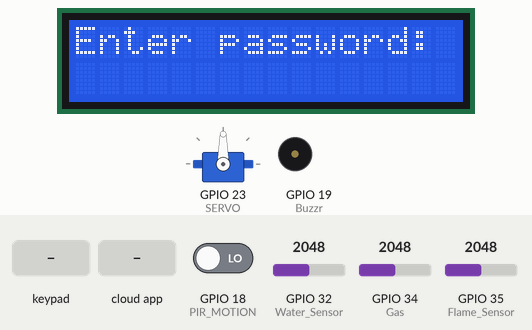
Simulated run of this program. Board: ESP32. On the bench: 16×2 character LCD, servo, buzzer (waves = sounding, pin HIGH). Inputs (shaded band) come from the test bench; at power-on: GPIO 32 (Water_Sensor) = 2048, GPIO 34 (Gas) = 2048, GPIO 18 (PIR_MOTION) LOW, GPIO 35 (Flame_Sensor) = 2048. WiFi joins after 1.5 s; servers stay silent unless stated; the Firebase database answers and starts empty; what the program prints to the serial monitor is not drawn.

Above: at 2.3 s.
2.4 s: keypad keys 1 3 1 2 1 4 2 7 # pressed 0.4 s apart
At 6.2 s:
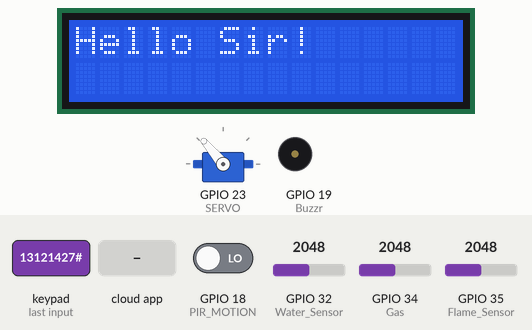
7.5 s: GPIO 32 (Water_Sensor) set to 2123
At 8.8 s:
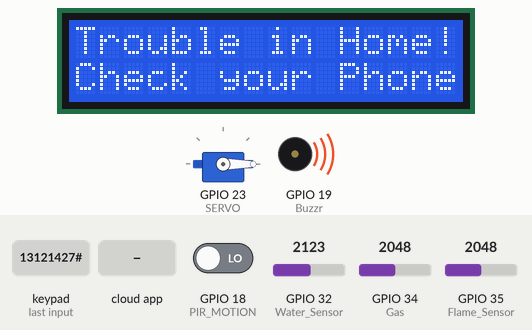
9.3 s: GPIO 32 (Water_Sensor) set to 2047
At 10.6 s:
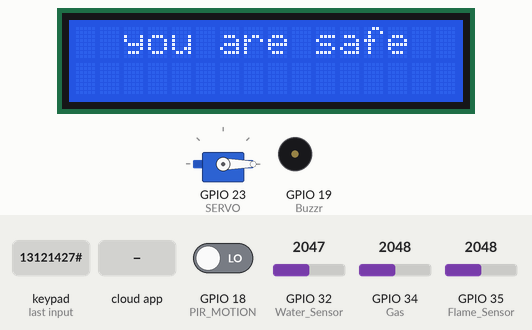
11.2 s: GPIO 34 (Gas) set to 2115
At 13.0 s:
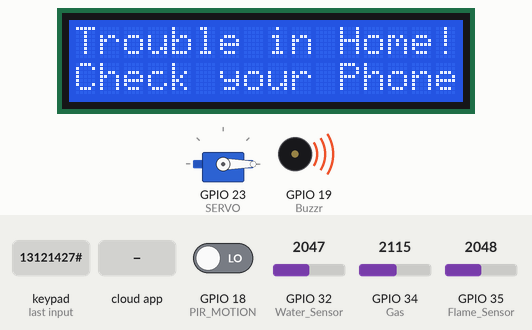
13.3 s: the phone or cloud app sets door_angle to 1
At 14.7 s:
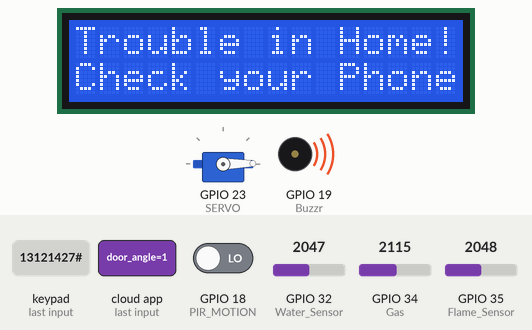
Timing chart, 0 to 16.3 s (numbered marks = the images above; inputs shaded):
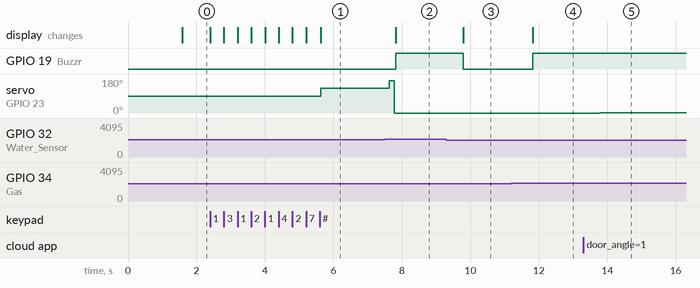

Measured:
- the behaviour switches between 2088 and 2089 on GPIO 32 (Water_Sensor) (found by bisection; images 1 and 2)
- the behaviour switches between 2088 and 2089 on GPIO 34 (Gas) (found by bisection; images 3 and 4)
- after the input at 2.4 s, servo on GPIO 23 (SERVO): 90° → 130° after 3.2 s; the display: first changes at once (image 1 shows a later state)
- after the input at 7.5 s, GPIO 19 (Buzzr): LOW → HIGH after 0.32 s; the display: changes after 0.32 s (image 2)
- after the input at 9.3 s, GPIO 19 (Buzzr): HIGH → LOW after 0.50 s; the display: changes after 0.50 s (image 3)
- after the input at 11.2 s, GPIO 19 (Buzzr): LOW → HIGH after 0.62 s; the display: changes after 0.62 s (image 4)
- after the input at 13.3 s, servo on GPIO 23 (SERVO): 0° → 1° after 0.49 s

The program:

main.cpp
```cpp
// Needed Libraries
// Wires for I2C
#include <Wire.h>
// Wifi for ESP
#include <WiFi.h>
// Needed Firebase Functions
#include <Firebase_ESP_Client.h>
// Moving Door
#include <ESP32Servo.h>
// Keypad
#include <Keypad.h>
// LCD
#include <LiquidCrystal_I2C.h>
// Provide the token generation process info.
#include "addons/TokenHelper.h"
// Provide the RTDB payload printing info and other helper functions.
#include "addons/RTDBHelper.h"
/*                            FireBase                             */
////////////////////////////////////////////////////////////////////
/* 1. Define the API Key */
#define API_KEY "AIzaSyDADshUI7Rjw6jynScYy5-6RYRgbZrs9mk"
/* 2. Define the RTDB URL */
#define DATABASE_URL "https://fir-visualstudio-d089e-default-rtdb.firebaseio.com/"
/* 3. Define Wifi for Esp Connection */
#define WIFI_SSID "MEMO"
#define WIFI_PASSWORD "FCbarcelona2009"
/* All Needed Packges for making Connection with Firebase*/
FirebaseData fbdo;
FirebaseAuth auth;
FirebaseConfig config;
/* Storing User ID*/
String uid;
// Database main path (to be updated in setup with the user UID)
String databasePath;
// Database child nodes
String GasPath = "/Gas";
String FlamePath = "/Flame";
String WaterPath = "/Water";
String MotionPath = "/Motion";
String DoorPath = "/Door/door_angle";
// Declare Needed Values
int gasValue;
int gasValuePercents;
int flameValue;
int flameValuePercents;
int waterValue;
int waterValuePercents;
int MotionValue;
////////////////////////////////////////////////////////////////////
// Servo connection
#define SERVO 23
    Servo Door;
// Gas connection
#define Gas 34
// Pir motion Connection
#define PIR_MOTION 18
// Flame Sensor Connection
#define Flame_Sensor 35
// Water Sensor Connection
#define Water_Sensor 32
// Buzzr Connection
#define Buzzr 19
// Keypad Connection
const byte ROWS = 4;
const byte COLS = 3;
char keys[ROWS][COLS] = {
    {'1', '2', '3'},
    {'4', '5', '6'},
    {'7', '8', '9'},
    {'*', '0', '#'}};
byte rowPins[ROWS] = {13, 12, 14, 27}; // Change these pins to match your wiring
byte colPins[COLS] = {26,25,33}; // Change these pins to match your wiring
Keypad keypad = Keypad(makeKeymap(keys), rowPins, colPins, ROWS, COLS);
// LCD Connection
LiquidCrystal_I2C lcd(0x27, 16, 2);
unsigned long sendDataPrevMillis = 0;
/*Defining Keypad Password Giving*/
String readKeypadInput()
{
  String password = "";
  lcd.setCursor(0, 0);
  lcd.print("Enter password:");
  lcd.setCursor(0, 1);
  char key = keypad.getKey();

  while (key != '#')
  {
    if (key != NO_KEY)
    {
      password += key;
      Serial.print(key);
      lcd.print("*");
    }
    key = keypad.getKey(); // Read the keypad input inside the loop
  }
  return password;
}
void setup()
{
  // Starting Serial
  Serial.begin(115200);
  // Initializing LCD
  lcd.init();
  // Starting lighting of backlight lcd
  lcd.backlight();
  // getting Water reads
  pinMode(Water_Sensor,INPUT);
  // starting buzzr sound
  pinMode(Buzzr,OUTPUT);
  // Getting Pir Reads
  pinMode(PIR_MOTION, INPUT);
  // Getting Gas Reads
  pinMode(Gas, INPUT);
  // Getting Flame Reads
  pinMode(Flame_Sensor, INPUT);
  // Starting Servo
  Door.attach(SERVO);
  /*                !!WIFI!!                */
  WiFi.begin(WIFI_SSID, WIFI_PASSWORD);
  while (WiFi.status() != WL_CONNECTED) {
    delay(300);
  }
  ////////////////////////////////////////////
  /*Auth System*/
  auth.user.email = "mahmoudessam@gmail.com";
  auth.user.password = readKeypadInput();
  ////////////////////////////////////////////
  lcd.clear();
  lcd.setCursor(0,0);
  lcd.print("Loading...");
  /*Configurations For Api and Database*/
  config.api_key = API_KEY;
  config.database_url = DATABASE_URL;
  config.token_status_callback = tokenStatusCallback;
  ////////////////////////////////////////////
  /*Some Checks*/
  Serial.println();
  Serial.print("Connected with IP: ");
  Serial.println(WiFi.localIP());
  Serial.println();
  Serial.printf("Firebase Client v%s\n\n", FIREBASE_CLIENT_VERSION);
  ////////////////////////////////////////////
  Firebase.reconnectWiFi(true);
  fbdo.setResponseSize(4096);
  /*Start Action*/
  Firebase.begin(&config, &auth);
  ////////////////////////////////////////////
  lcd.clear();
  lcd.setCursor(0, 0);
  lcd.print("Hello Sir!");
  Door.write(130);
  delay(2000);
  Door.write(172);
  ////////////////////////////////////////////
  uid = auth.token.uid.c_str();
  databasePath = "UsersData/" + uid + "/Sensors";
}
void loop()
{
  if (millis() - sendDataPrevMillis > 2000 && Firebase.ready())
  {
    sendDataPrevMillis = millis();
    // Storing Gas values
     gasValue = analogRead(Gas);
    // Converting it to 0 to 100 Values
     gasValuePercents = map(gasValue, 0, 4095, 0, 100);
    // Storing Flame values
     flameValue = analogRead(Flame_Sensor);
    // Converting it to 0 to 100 Values
     flameValuePercents = map(flameValue, 0, 4095, 0, 100);
    // Storing Water values
     waterValue = analogRead(Water_Sensor);
    // Converting it to 0 to 100 Values
     waterValuePercents = map(waterValue, 0, 4095, 0, 100);
    // Storing Motion values
     MotionValue = digitalRead(PIR_MOTION);
    /*Let's Store All this Values First in Firebase!*/
    // Controlling Door
    Firebase.RTDB.getInt(&fbdo, databasePath + DoorPath);
    int DoorReads = fbdo.intData();
    Door.write(DoorReads);
    // Storing Flame Reads
    if (flameValuePercents < 30 || gasValuePercents > 50 || waterValuePercents > 50)
    {
      lcd.clear();
      lcd.setCursor(0,0);
      lcd.println("Trouble in Home!!");
      lcd.setCursor(0,1);
      lcd.println("Check your Phone!!");
      digitalWrite(Buzzr, HIGH);
    }
    else
    {
      lcd.clear();
      lcd.setCursor(0,0);
      lcd.print("  you are safe");
      digitalWrite(Buzzr, LOW);
    }
    bool flameStored = Firebase.RTDB.setInt(&fbdo, databasePath + FlamePath, flameValuePercents);
     if (flameStored)
     {
      Serial.println("Flame data sent successfully.");
    }
    else
    {
      Serial.println("Failed to send Flame data.");
    }
    // Storing Gas Reads
    bool gasStored = Firebase.RTDB.setInt(&fbdo, databasePath + GasPath, gasValuePercents);
    if (gasStored)
    {
      Serial.println("Gas data sent successfully.");
    }
    else
    {
      Serial.println("Failed to send Gas data.");
    }

    // Storing Water Reads
    bool waterStored = Firebase.RTDB.setInt(&fbdo, databasePath + WaterPath, waterValuePercents);
    if (waterStored)
    {
      Serial.println("Water data sent successfully.");
    }
    else
    {
      Serial.println("Failed to send Water data.");
    }
    // Storing Motion Reads
    bool motionStored = Firebase.RTDB.setInt(&fbdo, databasePath + MotionPath, MotionValue);
    if (motionStored)
    {
      Serial.println("Motion data sent successfully.");
    }
    else
    {
      Serial.println("Failed to send Motion data.");
    }
  }
}
```
